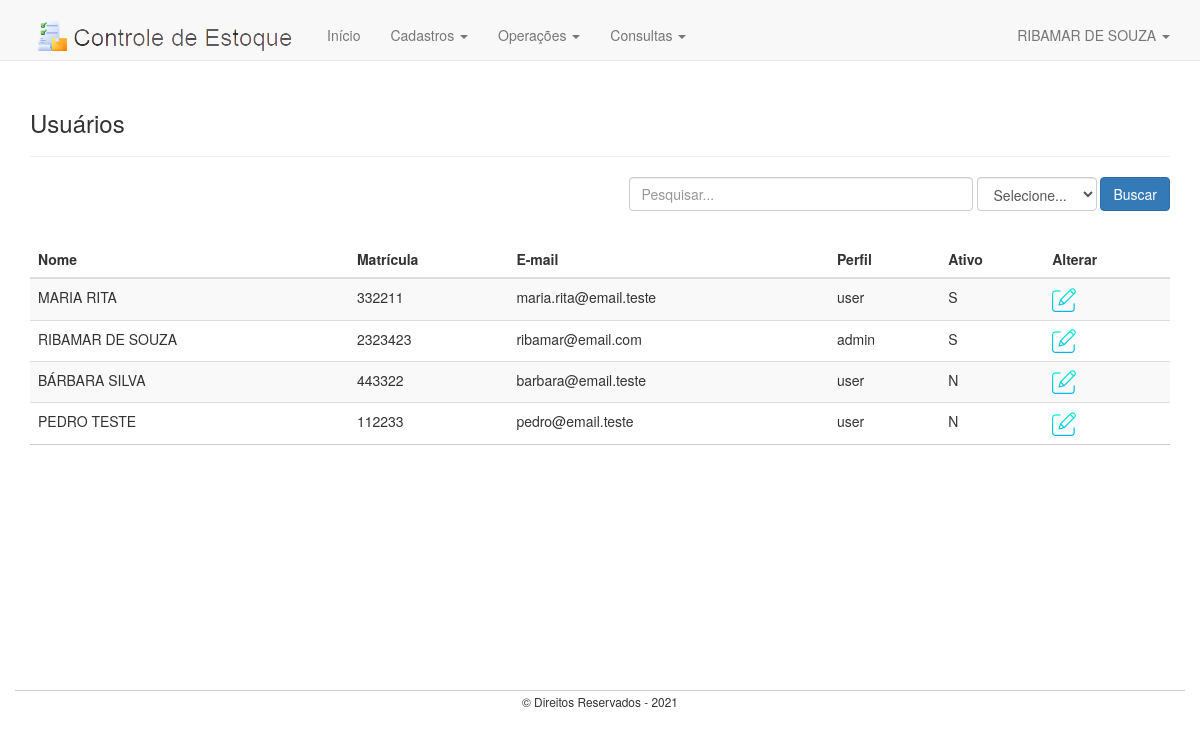
/usuarios.php (signed in), run on the app's committed database.
### tables this page shows
CREATE TABLE `usuarios` (
  `id_usuario` int(11) NOT NULL PRIMARY KEY AUTO_INCREMENT,
  `nome` varchar(65) NOT NULL,
  `matricula` varchar(20) NOT NULL UNIQUE,
  `email` varchar(65) NOT NULL,
  `senha` varchar(32) NOT NULL,
  `perfil` varchar(20) DEFAULT NULL,
  `ativo` boolean DEFAULT TRUE
);

### database/crud-mysqli.php (called while the page is built, shortened)
<?php
function abrirConexao()
{
	$conexao = @mysqli_connect("localhost", "root", "", "estoque")
		or die(mysqli_connect_error());
	return $conexao;
}
function executar($sql)
{
	$conexao = abrirConexao();
	$qry = @mysqli_query($conexao, $sql)
		or die(@mysqli_error($conexao));
	return $qry;
}
function consultar($tabela, $condicao = null, $campos = "*")
{
	$sql = "SELECT {$campos} FROM {$tabela} {$condicao}";
	$qry = executar($sql);
	if (!mysqli_num_rows($qry)) {
		return false;
	} else {
		while ($linha = @mysqli_fetch_assoc($qry)) {
			$dados[] = $linha;
		}
		return $dados;
	}
}

### oper/lista-usuarios.php (called while the page is built)
<?php
require 'database/crud-mysqli.php';
$pesquisar = isset($_GET['pesquisar']) ? strtoupper($_GET['pesquisar']) : "";
$campo = isset($_GET['campo']) ? $_GET['campo'] : null;
if ($pesquisar == "") {
	$dados = consultar("usuarios", " order by ativo desc, nome");
} else {
	$dados = consultar("usuarios", " where $campo like '%$pesquisar%' order by ativo desc, nome");
}

### usuarios.php (the view, shortened to what this page needs)
<?php include 'template/header.php' ?>
<?php if (isset($_SESSION['usuario_id']) && $_SESSION['usuario_perfil'] == "admin") { ?>
<?php include 'oper/lista-usuarios.php' ?>
	<div class="container" style="min-height:630px;margin-top:60px">
		<h3 style="margin-top:50px">Usuários</h3><hr>
		<?php
			if (!$dados) {
				echo "<h3>Nenhum registro encontrado.</h3>";
			} else {
		?>
		<form class="form-inline" style="float:right;margin-bottom:30px">
			<div class="form-group">
				<input type="text" name="pesquisar" class="form-control" size="40"
					placeholder="Pesquisar...">
				<select class="form-control" name="campo">
					<option value="null">Selecione...</option>
				</select>
				<input type="submit" value="Buscar" class="btn btn-primary">
			</div>
		</form>
		<table class="table table-striped" style="border-bottom:1px solid #ccc">
			<thead>
				<tr>
					<th scope="col">Nome</th>
					<th scope="col">Matrícula</th>
					<th scope="col">E-mail</th>
					<th scope="col">Perfil</th>
					<th scope="col">Ativo</th>
					<th>Alterar</th>
				</tr>
			</thead>
			<tbody>
				<?php foreach ($dados as $u) : ?>
				<tr>
					<td><?php echo $u['nome'] ?></td>
					<td><?php echo $u['matricula'] ?></td>
					<td><?php echo $u['email'] ?></td>
					<td><?php echo $u['perfil'] ?></td>
					<td><?php if ($u['ativo'] == 1)
						{ echo 'S'; } else { echo 'N'; } ?></td>
					<td>
						<a href="usuario.php?id=<?php echo $u['id_usuario'] ?>">
							<img src="assets/img/edit.png" alt="editar" title="Editar">
						</a>
					</td>
				</tr>
				<?php endforeach ?>
			</tbody>
		</table>
		<?php } ?>
	</div>
	<?php
	} else {
		echo "<script type='text/javascript'>
				window.location.href='index.php'
			</script>";
	}
	?>
<?php include 'template/footer.php' ?>

### template/header.php (shortened to what this page needs)
<!DOCTYPE html>
<html>
<head>
	<link rel="stylesheet" type="text/css" href="assets/css/bootstrap.min.css">
	<link rel="stylesheet" type="text/css" href="assets/css/estilo.css">
</head>
<body>
	<nav class="navbar navbar-default navbar-fixed-top">
		<div class="container">
			<div class="navbar-header">
				<a class="navbar-brand" href="index.php">
					<img src="assets/img/logo.png">
				</a>
			</div>
			<div id="navbar" class="navbar-collapse collapse" style="margin-top:10px">
				<ul class="nav navbar-nav">
					<li ><a href="index.php">Início</a></li>
					<?php if(isset($_SESSION['usuario_id']) && $_SESSION['usuario_perfil'] == 'admin') : ?>
					<li class="dropdown">
						<a href="#" class="dropdown-toggle" data-toggle="dropdown" role="button"
							aria-haspopup="true" aria-expanded="false">Cadastros
							<span class="caret"></span></a>
					</li>
					<?php endif ?>
					<li class="dropdown">
						<a href="#" class="dropdown-toggle" data-toggle="dropdown" role="button"
							aria-haspopup="true" aria-expanded="false">Operações
							<span class="caret"></span></a>
					</li>
					<li class="dropdown">
						<a href="#" class="dropdown-toggle" data-toggle="dropdown" role="button"
							aria-haspopup="true" aria-expanded="false">Consultas
							<span class="caret"></span></a>
					</li>
				</ul>
				<ul class="nav navbar-nav navbar-right">
					<?php if(isset($_SESSION['usuario_nome'])) : ?>
					<li class="dropdown">
						<a href="#" class="dropdown-toggle" data-toggle="dropdown" role="button"
							aria-haspopup="true" aria-expanded="false"><?php echo $_SESSION['usuario_nome'] ?>
							<span class="caret"></span></a>
					</li>
					<?php endif ?>
				</ul>
			</div>
		</div>
	</nav>

### template/footer.php (shortened to what this page needs)
	<div class="container-fluid" align="center">
		<footer class="footer" style="border-top:1px solid #ccc">
			<small>&copy; Direitos Reservados - <?php echo date('Y') ?></small>
		</footer>
	</div>
</body>
</html>

### data on the page
usuarios: nome "MARIA RITA", matricula "332211", email "maria.rita@email.teste", perfil "user", ativo "S"
usuarios: nome "RIBAMAR DE SOUZA", matricula "2323423", email "ribamar@email.com", perfil "admin", ativo "S"
usuarios: nome "BÁRBARA SILVA", matricula "443322", email "barbara@email.teste", perfil "user", ativo "N"
usuarios: nome "PEDRO TESTE", matricula "112233", email "pedro@email.teste", perfil "user", ativo "N"

### other printed values
$_SESSION['usuario_nome'] "RIBAMAR DE SOUZA"
